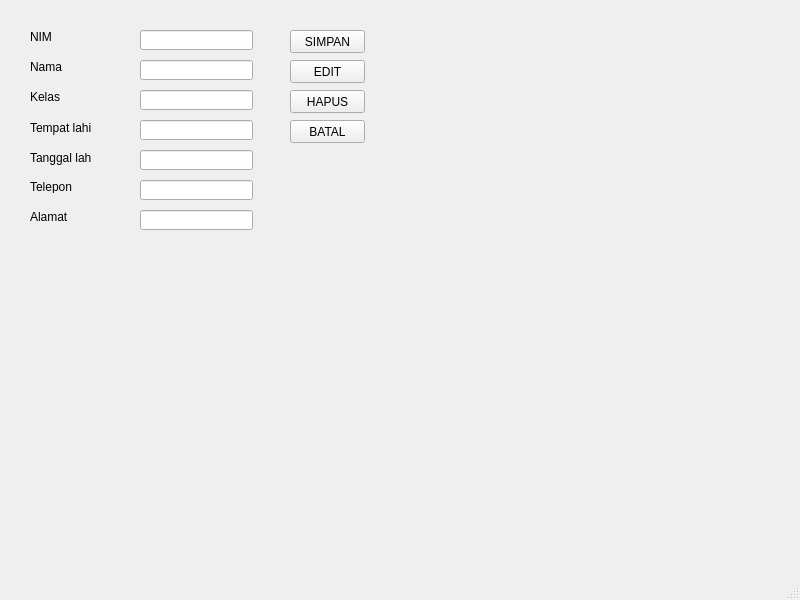
<?xml version="1.0" encoding="UTF-8"?>
<ui version="4.0">
 <class>MainWindow</class>
 <widget class="QMainWindow" name="MainWindow">
  <property name="geometry">
   <rect>
    <x>0</x>
    <y>0</y>
    <width>800</width>
    <height>600</height>
   </rect>
  </property>
  <property name="windowTitle">
   <string>MainWindow</string>
  </property>
  <widget class="QWidget" name="centralwidget">
   <widget class="QLabel" name="label">
    <property name="geometry">
     <rect>
      <x>30</x>
      <y>30</y>
      <width>47</width>
      <height>13</height>
     </rect>
    </property>
    <property name="text">
     <string>NIM</string>
    </property>
   </widget>
   <widget class="QLabel" name="label_2">
    <property name="geometry">
     <rect>
      <x>30</x>
      <y>60</y>
      <width>47</width>
      <height>13</height>
     </rect>
    </property>
    <property name="text">
     <string>Nama</string>
    </property>
   </widget>
   <widget class="QLabel" name="label_3">
    <property name="geometry">
     <rect>
      <x>30</x>
      <y>90</y>
      <width>47</width>
      <height>13</height>
     </rect>
    </property>
    <property name="text">
     <string>Kelas</string>
    </property>
   </widget>
   <widget class="QLabel" name="label_4">
    <property name="geometry">
     <rect>
      <x>30</x>
      <y>120</y>
      <width>61</width>
      <height>16</height>
     </rect>
    </property>
    <property name="text">
     <string>Tempat lahir</string>
    </property>
   </widget>
   <widget class="QLabel" name="label_5">
    <property name="geometry">
     <rect>
      <x>30</x>
      <y>150</y>
      <width>61</width>
      <height>16</height>
     </rect>
    </property>
    <property name="text">
     <string>Tanggal lahir</string>
    </property>
   </widget>
   <widget class="QLabel" name="label_6">
    <property name="geometry">
     <rect>
      <x>30</x>
      <y>180</y>
      <width>47</width>
      <height>13</height>
     </rect>
    </property>
    <property name="text">
     <string>Telepon</string>
    </property>
   </widget>
   <widget class="QLabel" name="label_7">
    <property name="geometry">
     <rect>
      <x>30</x>
      <y>210</y>
      <width>47</width>
      <height>13</height>
     </rect>
    </property>
    <property name="text">
     <string>Alamat</string>
    </property>
   </widget>
   <widget class="QLineEdit" name="lineEdit">
    <property name="geometry">
     <rect>
      <x>140</x>
      <y>30</y>
      <width>113</width>
      <height>20</height>
     </rect>
    </property>
   </widget>
   <widget class="QLineEdit" name="lineEdit_2">
    <property name="geometry">
     <rect>
      <x>140</x>
      <y>60</y>
      <width>113</width>
      <height>20</height>
     </rect>
    </property>
   </widget>
   <widget class="QLineEdit" name="lineEdit_3">
    <property name="geometry">
     <rect>
      <x>140</x>
      <y>90</y>
      <width>113</width>
      <height>20</height>
     </rect>
    </property>
   </widget>
   <widget class="QLineEdit" name="lineEdit_4">
    <property name="geometry">
     <rect>
      <x>140</x>
      <y>120</y>
      <width>113</width>
      <height>20</height>
     </rect>
    </property>
   </widget>
   <widget class="QLineEdit" name="lineEdit_5">
    <property name="geometry">
     <rect>
      <x>140</x>
      <y>150</y>
      <width>113</width>
      <height>20</height>
     </rect>
    </property>
   </widget>
   <widget class="QLineEdit" name="lineEdit_6">
    <property name="geometry">
     <rect>
      <x>140</x>
      <y>180</y>
      <width>113</width>
      <height>20</height>
     </rect>
    </property>
   </widget>
   <widget class="QLineEdit" name="lineEdit_7">
    <property name="geometry">
     <rect>
      <x>140</x>
      <y>210</y>
      <width>113</width>
      <height>20</height>
     </rect>
    </property>
   </widget>
   <widget class="QPushButton" name="pushButton">
    <property name="geometry">
     <rect>
      <x>290</x>
      <y>30</y>
      <width>75</width>
      <height>23</height>
     </rect>
    </property>
    <property name="text">
     <string>SIMPAN</string>
    </property>
   </widget>
   <widget class="QPushButton" name="pushButton_2">
    <property name="geometry">
     <rect>
      <x>290</x>
      <y>60</y>
      <width>75</width>
      <height>23</height>
     </rect>
    </property>
    <property name="text">
     <string>EDIT</string>
    </property>
   </widget>
   <widget class="QPushButton" name="pushButton_3">
    <property name="geometry">
     <rect>
      <x>290</x>
      <y>90</y>
      <width>75</width>
      <height>23</height>
     </rect>
    </property>
    <property name="text">
     <string>HAPUS</string>
    </property>
   </widget>
   <widget class="QPushButton" name="pushButton_4">
    <property name="geometry">
     <rect>
      <x>290</x>
      <y>120</y>
      <width>75</width>
      <height>23</height>
     </rect>
    </property>
    <property name="text">
     <string>BATAL</string>
    </property>
   </widget>
  </widget>
  <widget class="QMenuBar" name="menubar">
   <property name="geometry">
    <rect>
     <x>0</x>
     <y>0</y>
     <width>800</width>
     <height>21</height>
    </rect>
   </property>
  </widget>
  <widget class="QStatusBar" name="statusbar"/>
 </widget>
 <resources/>
 <connections/>
</ui>
